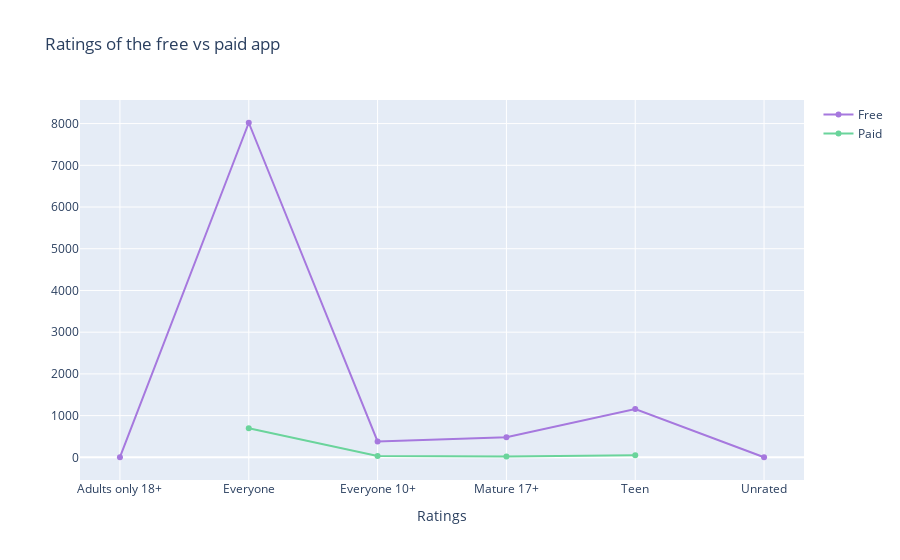

The code cell stored with this chart in its notebook:
### Markdown cell above
Is Google Bias ??

### Code cell
col='Content Rating'
v1=d1[col].value_counts().reset_index()
v1=v1.rename(columns={col:'count','index':col})
v1['percent']=v1['count'].apply(lambda x : 100*x/sum(v1['count']))
v1=v1.sort_values(col)
v2=d2[col].value_counts().reset_index()
v2=v2.rename(columns={col:'count','index':col})
v2['percent']=v2['count'].apply(lambda x : 100*x/sum(v2['count']))
v2=v2.sort_values(col)
trace1 = go.Scatter(x=v1[col], y=v1["count"], name="Free", marker=dict(color="#a678de"))
trace2 = go.Scatter(x=v2[col], y=v2["count"], name="Paid", marker=dict(color="#6ad49b"))
y = [trace1, trace2]
layout={'title':"Ratings of the free vs paid app",'xaxis':{'title':"Ratings"}}
fig = go.Figure(data=y, layout=layout)
iplot(fig)

### Figure 1 — Plotly figure (JSON) as saved in the notebook; plotly's stock layout.template omitted (floating-point values rounded to 4 significant figures)
{"data": [{"marker": {"color": "#a678de"}, "name": "Free", "type": "scatter", "x": ["Adults only 18+", "Everyone", "Everyone 10+", "Mature 17+", "Teen", "Unrated"], "y": [3, 8020, 380, 479, 1156, 2]}, {"marker": {"color": "#6ad49b"}, "name": "Paid", "type": "scatter", "x": ["Everyone", "Everyone 10+", "Mature 17+", "Teen"], "y": [695, 33, 20, 52]}], "layout": {"title": {"text": "Ratings of the free vs paid app"}, "xaxis": {"title": {"text": "Ratings"}}}}
